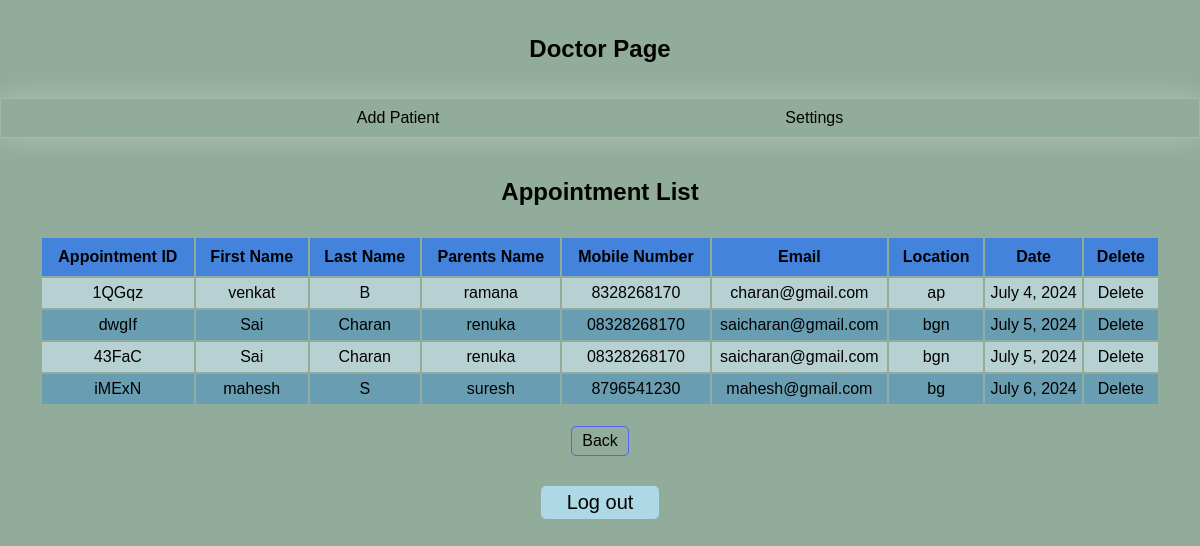
The page /show_apt_doc/ on the database its author committed.
### hospital_app/models.py (models this page shows, shortened)
class Appointment(models.Model):
    first_name = models.CharField(max_length=100, null=False)
    last_name = models.CharField(max_length=50, null=False)
    parent_name = models.CharField(max_length=100, null=False)
    mobile_number = models.CharField(max_length=100, null=False)
    email = models.EmailField(max_length=100, null=False)
    location = models.CharField(max_length=100, null=False)
    appointment_date = models.DateField(null=False)
    num = models.CharField(max_length=10, null=False, default='asd110')

### hospital_app/views.py (the view)
# urls.py: path('show_apt_doc/', views.show_apt_doc, name='show_apt_doc'),
def show_apt_doc(request):
    appointments = Appointment.objects.all()
    return render(request, 'hospital_app/show_apt_doc.html', {'appointments':appointments})

### hospital_app/templates/hospital_app/show_apt_doc.html (shortened to what this page needs)
{% extends 'hospital_app/doctor_page.html' %}
{% load static %}
{% block extra_css %}
    <link rel="stylesheet" href="{% static 'hospital_app/css/show_apt.css' %}">
{% endblock %}
{% block content %}
    <h1>Appointment List</h1>
    <div class="table">
        <table>
            <thead>
                <tr>
                    <th>Appointment ID</th>
                    <th>First Name</th>
                    <th>Last Name</th>
                    <th>Parents Name</th>
                    <th>Mobile Number</th>
                    <th>Email</th>
                    <th>Location</th>
                    <th>Date</th>
                    <th>Delete</th>
                </tr>
            </thead>
            <tbody>
                {% for appointment in appointments %}
                <tr>
                    <td>{{ appointment.num }}</td>
                    <td>{{ appointment.first_name }}</td>
                    <td>{{ appointment.last_name }}</td>
                    <td>{{ appointment.parent_name }}</td>
                    <td>{{ appointment.mobile_number }}</td>
                    <td>{{ appointment.email }}</td>
                    <td>{{ appointment.location }}</td>
                    <td>{{ appointment.appointment_date }}</td>
                    <td><a href="{% url 'delete_appointment' appointment.id %}">Delete</a></td>
                </tr>
                {% endfor %}
            </tbody>
        </table>
    </div>
    <a id="back" href="{% url 'doctor_page' %}">Back</a>
{% endblock %}

### hospital_app/static/hospital_app/css/doctor_page.css (style rules this page uses)
body { margin: 0; font-family: Arial, sans-serif; display: flex; flex-direction: column; min-height: 100vh; background-color: #91AC9A; text-align: center; }
a { color: #000000; text-decoration: none; }

### hospital_app/static/hospital_app/css/show_apt.css (style rules this page uses)
.table { padding: 10px 20px; display: grid; }
table th { padding: 10px; background-color: #4383dc; }
table tr { height: 30px; background-color: #B7D1D3; margin: 2px; padding: 10px; }
table tr:nth-child(even) { height: 30px; background-color: #699db1; margin: 2px; padding: 10px; }
table td { font-size: medium; font-weight: 500; text-align: center; }
#back { border: 1px solid rgb(82, 99, 247); border-radius: 5px; padding: 5px 10px; margin-top: 10px; margin-left: auto; margin-right: auto; display: block; width: fit-content; }

### rows shown on the page
Appointment: num "1QGqz", first_name "venkat", last_name "B", parent_name "ramana", mobile_number "8328268170", email "charan@gmail.com", location "ap", appointment_date "July 4, 2024"
Appointment: num "dwgIf", first_name "Sai", last_name "Charan", parent_name "renuka", mobile_number "08328268170", email "saicharan@gmail.com", location "bgn", appointment_date "July 5, 2024"
Appointment: num "43FaC", first_name "Sai", last_name "Charan", parent_name "renuka", mobile_number "08328268170", email "saicharan@gmail.com", location "bgn", appointment_date "July 5, 2024"
Appointment: num "iMExN", first_name "mahesh", last_name "S", parent_name "suresh", mobile_number "8796541230", email "mahesh@gmail.com", location "bg", appointment_date "July 6, 2024"
